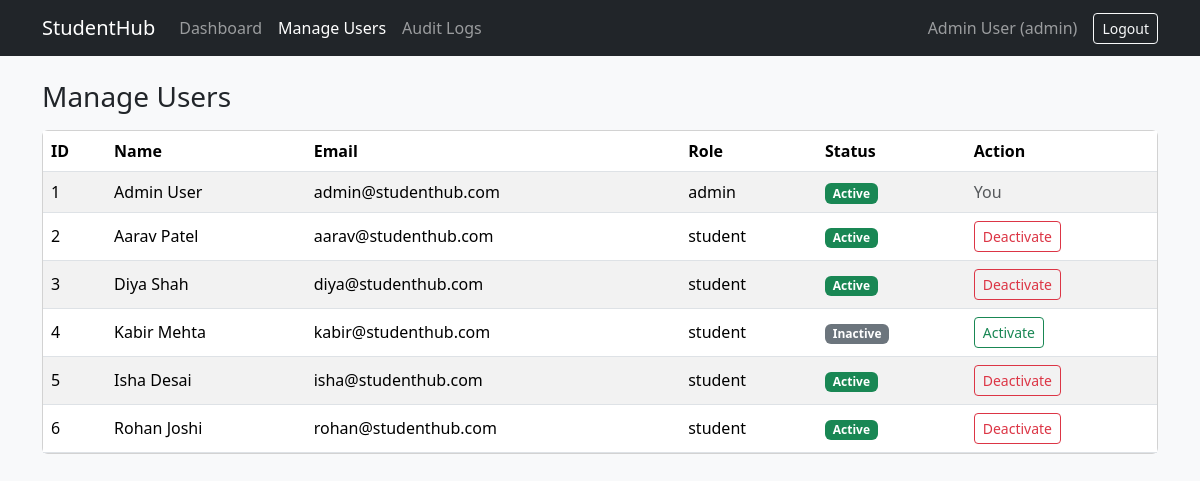
/users.php (signed in), run on the app's committed database.
### tables this page shows
CREATE TABLE users (
    id INT NOT NULL AUTO_INCREMENT,
    name VARCHAR(60) NOT NULL,
    email VARCHAR(100) NOT NULL UNIQUE,
    password VARCHAR(255) NOT NULL,
    role ENUM('admin', 'student') NOT NULL DEFAULT 'student',
    status ENUM('active', 'inactive') NOT NULL DEFAULT 'active',
    created_at DATETIME NOT NULL DEFAULT CURRENT_TIMESTAMP,
    PRIMARY KEY (id)
);

### users.php (the view, shortened to what this page needs)
<?php
include_once "auth.php";
$users = $conn->query("SELECT id, name, email, role, status, created_at FROM users ORDER BY id");
include "header.php";
?>
<div class="container mt-4">
    <h3 class="mb-3">Manage Users</h3>
    <div class="card">
        <div class="table-responsive">
            <table class="table table-striped mb-0 align-middle">
                <thead>
                    <tr>
                        <th>ID</th>
                        <th>Name</th>
                        <th>Email</th>
                        <th>Role</th>
                        <th>Status</th>
                        <th>Action</th>
                    </tr>
                </thead>
                <tbody>
                    <?php while ($row = $users->fetch_assoc()) { ?>
                        <tr>
                            <td><?php echo $row["id"]; ?></td>
                            <td><?php echo htmlspecialchars($row["name"]); ?></td>
                            <td><?php echo htmlspecialchars($row["email"]); ?></td>
                            <td><?php echo $row["role"]; ?></td>
                            <td>
                                <?php if ($row["status"] == "active") { ?>
                                    <span class="badge text-bg-success">Active</span>
                                <?php } else { ?>
                                    <span class="badge text-bg-secondary">Inactive</span>
                                <?php } ?>
                            </td>
                            <td>
                                <?php if ($row["id"] != $_SESSION["user_id"]) { ?>
                                    <form method="post" action="users.php">
                                        <?php if ($row["status"] == "active") { ?>
                                            <button type="submit" class="btn btn-sm btn-outline-danger">Deactivate</button>
                                        <?php } else { ?>
                                            <button type="submit" class="btn btn-sm btn-outline-success">Activate</button>
                                        <?php } ?>
                                    </form>
                                <?php } else { ?>
                                    <span class="text-muted">You</span>
                                <?php } ?>
                            </td>
                        </tr>
                    <?php } ?>
                </tbody>
            </table>
        </div>
    </div>
</div>
</body>
</html>

### data on the page
users: id "1", name "Admin User", email "admin@studenthub.com", role "admin", status "Active", shows "You"
users: id "2", name "Aarav Patel", email "aarav@studenthub.com", role "student", status "Active"
users: id "3", name "Diya Shah", email "diya@studenthub.com", role "student", status "Active"
users: id "4", name "Kabir Mehta", email "kabir@studenthub.com", role "student", status "Inactive"
users: id "5", name "Isha Desai", email "isha@studenthub.com", role "student", status "Active"
users: id "6", name "Rohan Joshi", email "rohan@studenthub.com", role "student", status "Active"

### other printed values
$label "Dashboard"
$label "Manage Users"
$label "Audit Logs"
$_SESSION["name"] "Admin User"
$_SESSION["role"] "admin"
